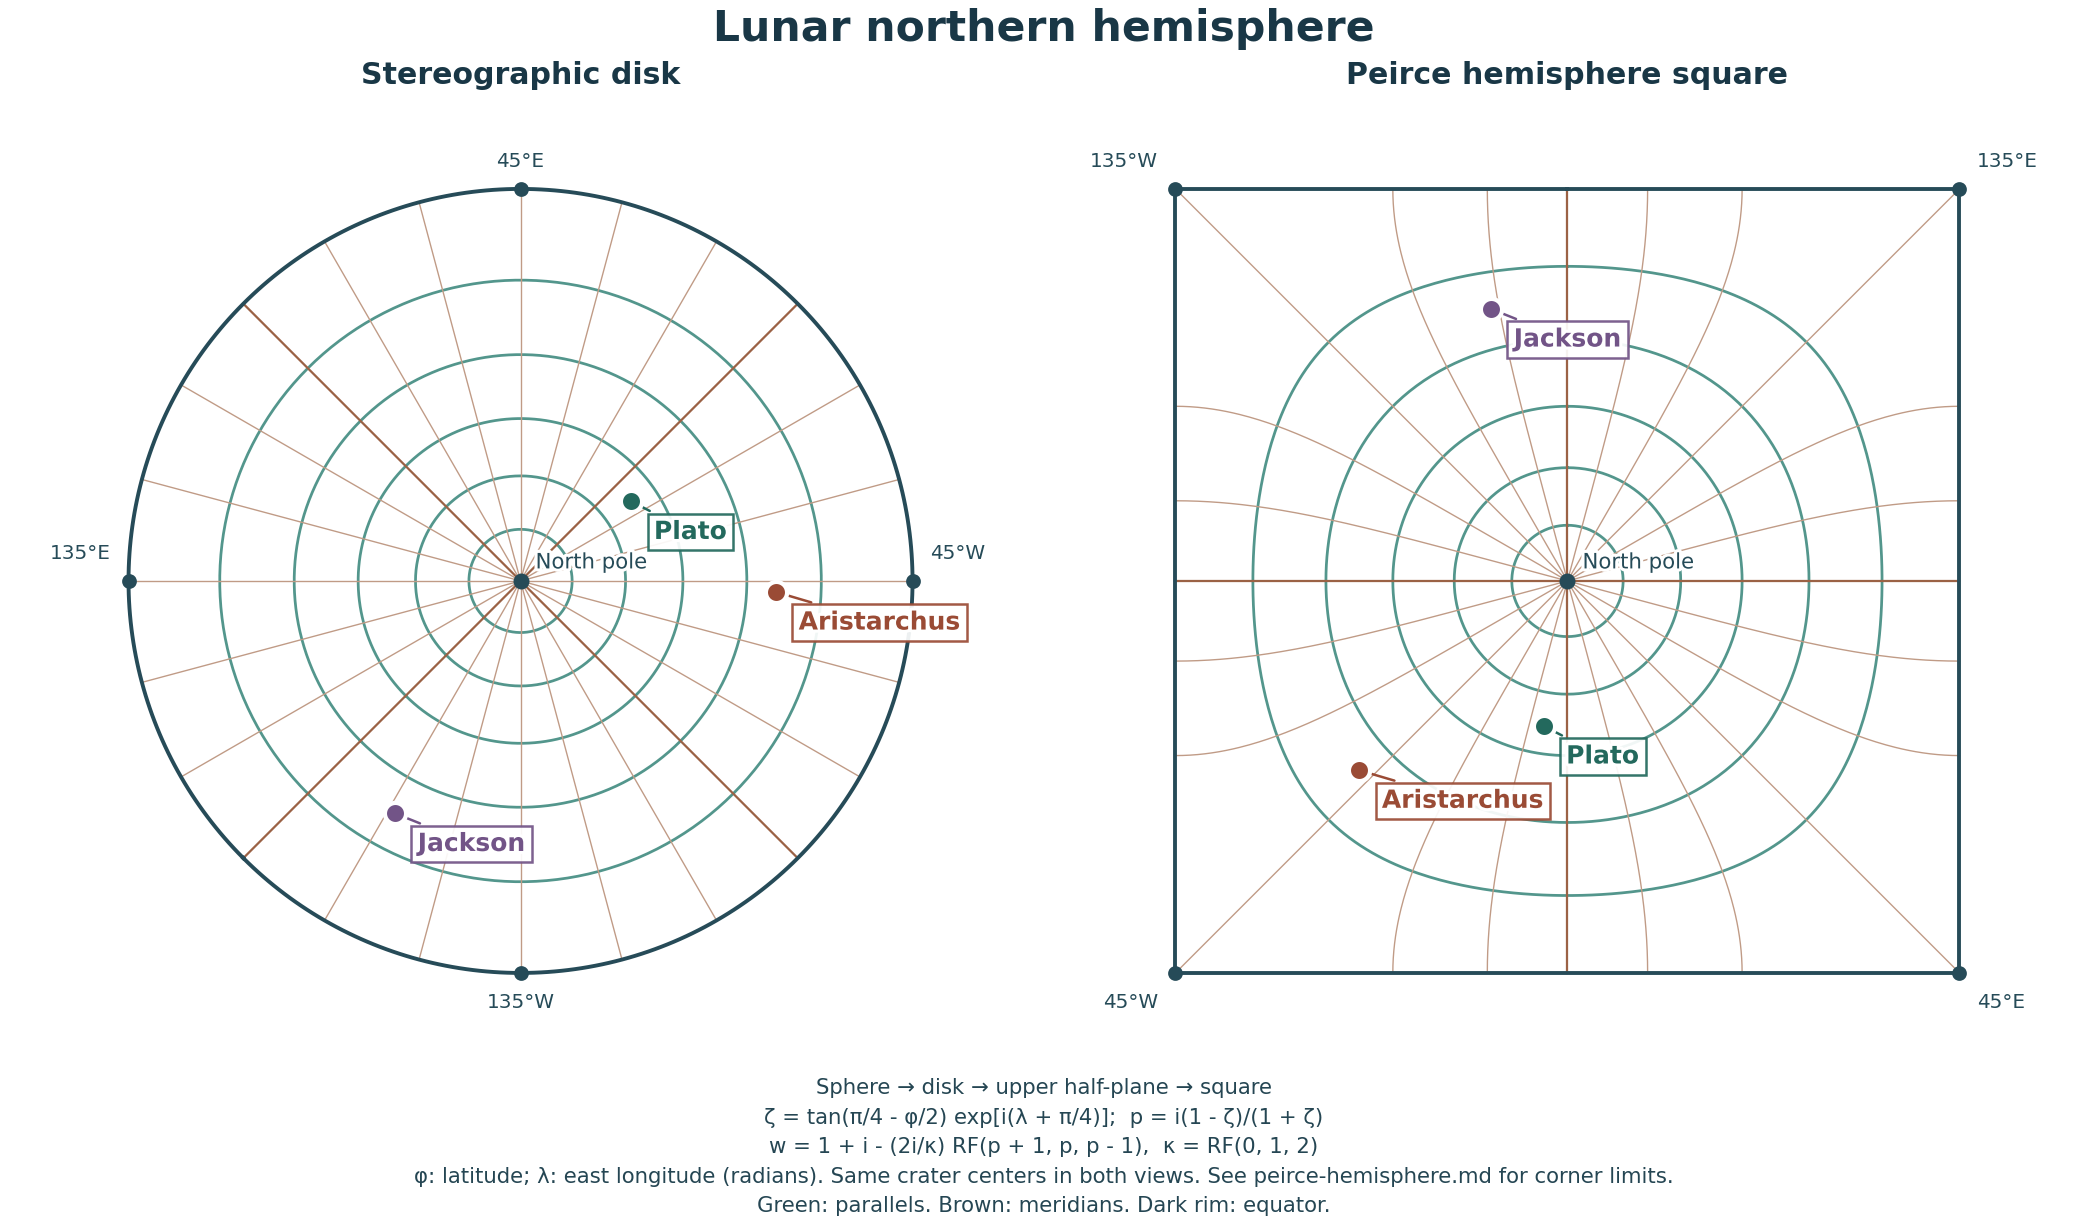

Generate this figure with Python:
"""Render a lunar graticule on the disk and the Peirce hemisphere square."""

from argparse import ArgumentParser
from collections.abc import Callable
from math import sqrt
from pathlib import Path

import matplotlib.pyplot as plt
import numpy as np
from matplotlib import patheffects
from scipy.special import elliprf

from pyconformal.cartography import north_hemisphere_to_square, stereographic_north_disk

LANDMARKS = (
    ("Aristarchus", -47.49, 23.73, "#9a4b35"),
    ("Plato", -9.38, 51.62, "#23695d"),
    ("Jackson", -163.32, 22.05, "#725487"),
)


def render() -> None:
    """Draw a common lunar graticule and three named craters in both planes."""
    fig, axes = plt.subplots(1, 2, figsize=(11.6, 6.8), layout="constrained")
    grid: list[tuple[Callable[[float, float], complex], str]] = [
        (stereographic_north_disk, "Stereographic disk"),
        (north_hemisphere_to_square, "Peirce hemisphere square"),
    ]
    longitude_samples = np.linspace(-180, 180, 361)
    latitude_samples = np.linspace(0, 90, 181)
    for ax, (project, title) in zip(axes, grid, strict=True):
        for latitude in (15, 30, 45, 60, 75):
            curve = np.array([project(float(lon), latitude) for lon in longitude_samples])
            ax.plot(curve.real, curve.imag, color="#287c70", alpha=0.8, linewidth=1.1)
        for longitude in range(-180, 180, 15):
            curve = np.array([project(longitude, float(lat)) for lat in latitude_samples])
            color = "#9b6245" if longitude % 90 == 0 else "#c09b86"
            ax.plot(
                curve.real, curve.imag, color=color, linewidth=0.9 if longitude % 90 == 0 else 0.55
            )
        equator = np.array([project(float(lon), 0) for lon in longitude_samples])
        ax.plot(equator.real, equator.imag, color="#264b58", linewidth=1.55)
        for longitude, label in ((45, "45°E"), (135, "135°E"), (-135, "135°W"), (-45, "45°W")):
            point = project(longitude, 0)
            ax.scatter(point.real, point.imag, s=24, color="#264b58", zorder=3)
            ax.annotate(
                label,
                (point.real, point.imag),
                xytext=(
                    7 if point.real > 0.05 else -7 if point.real < -0.05 else 0,
                    7 if point.imag >= 0 else -8,
                ),
                textcoords="offset points",
                ha="left" if point.real > 0.05 else "right" if point.real < -0.05 else "center",
                va="bottom" if point.imag >= 0 else "top",
                color="#264b58",
                fontsize=8,
            )
        for name, longitude, latitude, color in LANDMARKS:
            point = project(longitude, latitude)
            ax.scatter(
                point.real,
                point.imag,
                s=72,
                color=color,
                edgecolor="white",
                linewidth=1.7,
                zorder=4,
            )
            label = ax.annotate(
                name,
                (point.real, point.imag),
                xytext=(9, -15),
                textcoords="offset points",
                color=color,
                fontsize=10,
                fontweight="bold",
                bbox={"facecolor": "white", "edgecolor": color, "alpha": 0.92, "pad": 2.5},
                arrowprops={"arrowstyle": "-", "color": color},
            )
            label.set_path_effects([patheffects.withStroke(linewidth=2.5, foreground="white")])
        ax.scatter(0, 0, s=29, color="#264b58", zorder=4)
        pole = ax.annotate(
            "North pole",
            (0, 0),
            xytext=(6, 5),
            textcoords="offset points",
            color="#264b58",
            fontsize=8.5,
        )
        pole.set_path_effects([patheffects.withStroke(linewidth=2.5, foreground="white")])
        ax.set_title(title, color="#193746", fontweight="bold", fontsize=12)
        ax.set(xlim=(-1.26, 1.26), ylim=(-1.23, 1.23), aspect="equal")
        ax.set_axis_off()
    fig.suptitle("Lunar northern hemisphere", fontsize=17, color="#193746", fontweight="bold")
    fig.supxlabel(
        "Sphere → disk → upper half-plane → square\n"
        "ζ = tan(π/4 - φ/2) exp[i(λ + π/4)];  p = i(1 - ζ)/(1 + ζ)\n"
        "w = 1 + i - (2i/κ) RF(p + 1, p, p - 1),  κ = RF(0, 1, 2)\n"
        "φ: latitude; λ: east longitude (radians). Same crater centers in both views. "
        "See peirce-hemisphere.md for corner limits.\n"
        "Green: parallels. Brown: meridians. Dark rim: equator.",
        color="#254653",
        fontsize=8.5,
        linespacing=1.6,
    )
    fig.savefig(Path(__file__).with_suffix(".png"), dpi=180)
    plt.close(fig)


def compare_proj() -> None:
    """Print coordinate differences against the optional PROJ reference."""
    try:
        import pyproj
    except ImportError as error:
        raise SystemExit("Install pyproj to run the optional reference comparison.") from error
    projection = pyproj.Proj("+proj=peirce_q +shape=nhemisphere +lon_0=0 +R=1")
    scale = sqrt(2) * float(elliprf(0, 1, 2))
    samples = [(lon, lat) for lon in range(-180, 180, 15) for lat in (0, 8, 20, 35, 50, 65, 80, 90)]
    errors = [
        abs(north_hemisphere_to_square(lon, lat) - complex(*projection(lon, lat)) / scale)
        for lon, lat in samples
    ]
    print(f"PROJ {pyproj.proj_version_str}: {len(samples)} points, max error {max(errors):.3e}")


def main() -> None:
    """Generate the graticule and optionally run the PROJ comparison."""
    parser = ArgumentParser(description=__doc__)
    parser.add_argument("--compare-proj", action="store_true")
    options = parser.parse_args()
    render()
    if options.compare_proj:
        compare_proj()


if __name__ == "__main__":
    main()
